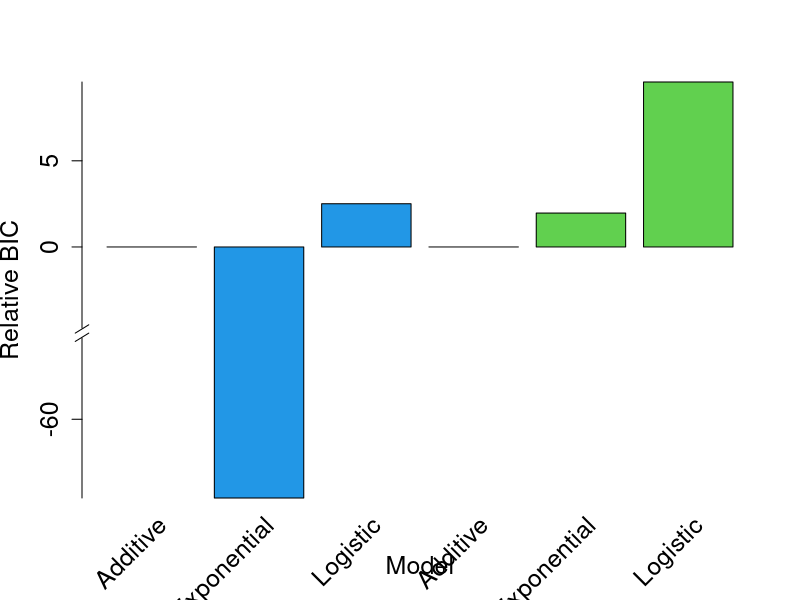
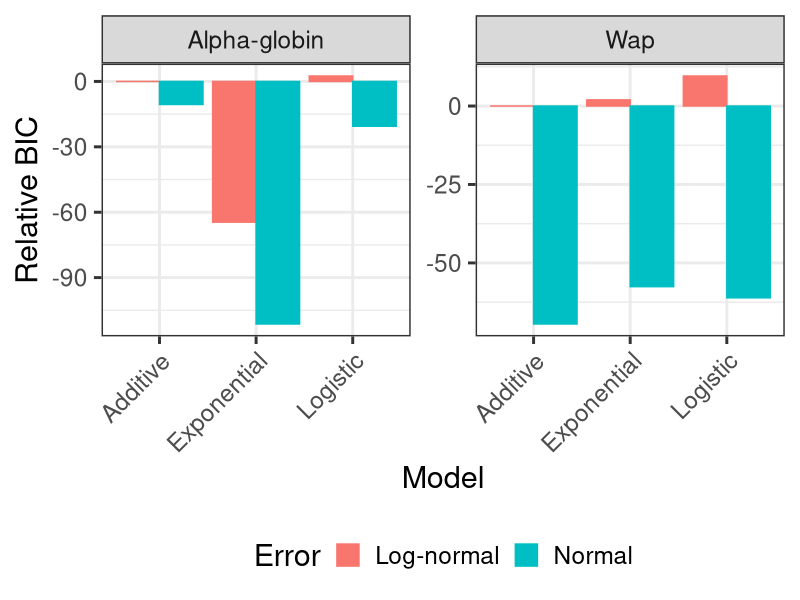
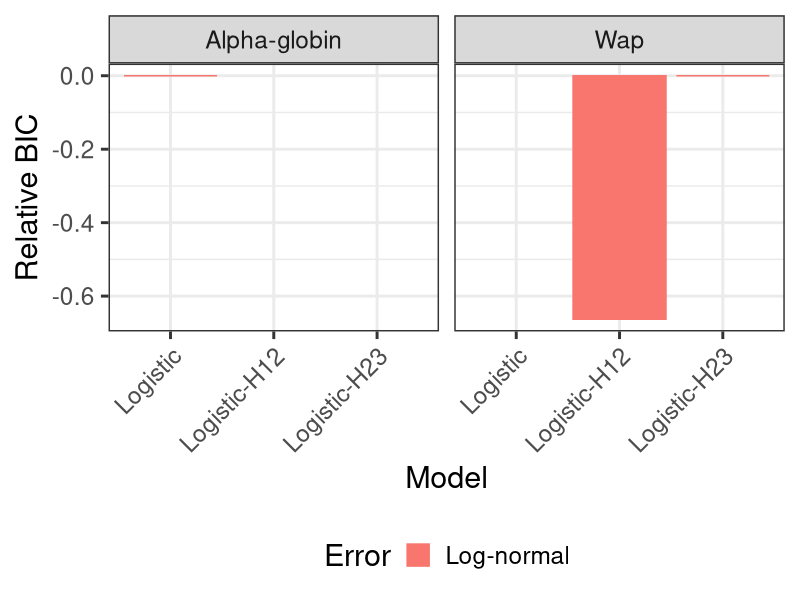

R code for these plots, in order:
library(ggplot2)
library(data.table)
library(gridExtra)
library(plotrix)
setwd("C:/Users/Noah Dukler/OneDrive/Documents/Enhancer_letter")

dat=as.data.table(read.csv("model_bic.csv",nrows=12,header=TRUE))[,1:4,with=FALSE]

rbic2=dat[Error=="Log-normal",list(Model,Error,Rel.bic=BIC[1]-BIC),by="Dataset"]
rbic2=rbind(rbic2[Dataset=="Alpha-globin"],rbic2[Dataset=="Wap"])
rgap=ifelse(rbic2$Rel.bic < -5 , rbic2$Rel.bic +50, rbic2$Rel.bic )

pdf("plots/fancy_bic.pdf")
x<-barplot(height = rgap,width=1,  pch=16, xlab= 'Model', ylab='Relative BIC', 
        yaxt="n",col=c(4,4,4,3,3,3),cex.names=1.4,cex.lab=1.5)
text(cex=1.5, x=x+0.25, y=-16, rbic2$Model, xpd=TRUE, srt=45, pos=2)
xat <- pretty(rgap)
xat <- xat[xat!=-5]
xlab = xat 
xlab[xlab < -5]=xlab[xlab < -5]-50
axis(2,at=xat, labels=xlab,cex.axis=1.5)
axis.break(2,-5,style="slash") 
dev.off()

rbic=dat[,list(Model,Error,Rel.bic=BIC-BIC[1]),by="Dataset"]
rbic[,Model:=factor(Model,levels=c("Additive","Exponential","Logistic"))]

g=ggplot(rbic,aes(x=Model,y=-Rel.bic,fill=Error,color=Error))+
  facet_wrap(~Dataset,scales = "free_y")+
  geom_bar(stat = "identity",position="dodge")+
  theme_bw(base_size = 22)+
  ylab("Relative BIC")+
  theme(axis.text.x = element_text(angle = 45, hjust = 1),legend.position = "bottom")
  

pdf("plots/supp_bic_barplot.pdf",height=5,width=7)
plot(g)
dev.off()


dat2=as.data.table(read.csv("model_bic.csv",header=TRUE))[c(3,13:14),1:4,with=FALSE]
rbic2=dat2[,list(Model,Error,Rel.bic=BIC-min(BIC)),by="Dataset"]
rbic2[,Model:=factor(Model,levels=c("Logistic","Logistic-H12","Logistic-H23","Logistic-H12/13"))]


g2=ggplot(rbic2,aes(x=Model,y=-Rel.bic,fill=Error,color=Error))+
  facet_grid(~Dataset)+
  geom_bar(stat = "identity",position="dodge")+
  theme_bw(base_size = 22)+
  ylab("Relative BIC")+
  theme(axis.text.x = element_text(angle = 45, hjust = 1),legend.position = "bottom")

pdf("plots/bic_hierarchy_barplot.pdf",height=5,width=7)
plot(g2)
dev.off()
